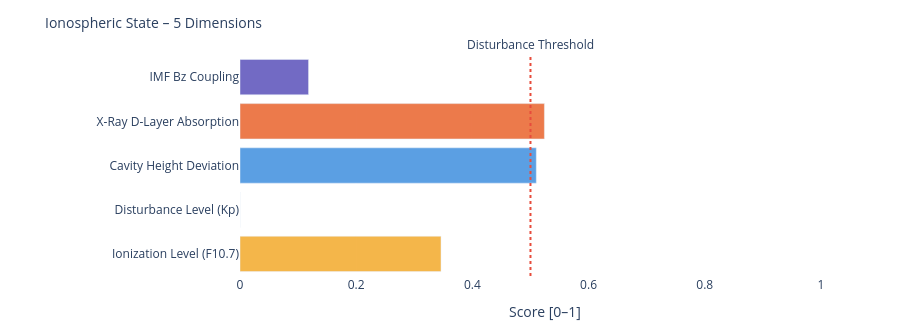

Notebook code cell kept with this figure:
### Markdown cell above
---
### 📐 Systemic Insight: Geometric Cavity vs. Real Schumann Resonance

**Relevant for:** Layer 6 = delta analysis &nbsp;|&nbsp; Layer 7 = feature vector / system interpretation

A cavity height change from 80 km to 70 km shifts the **idealized geometric frequencies** only minimally:

| Modus | Aktuell | Referenz | Δ |
|-------|---------|----------|---|
| SR-1 | 10.4762 Hz | 10.4599 Hz | +16 mHz |
| SR-2 | 18.1452 Hz | 18.1171 Hz | +28 mHz |
| SR-3 | 25.6612 Hz | 25.6215 Hz | +40 mHz |
| SR-4 | 33.1285 Hz | 33.0772 Hz | +51 mHz |

The geometric effect is limited because 10 km is very small compared to Earth's radius (~6371 km).

**Consequence:** Real Schumann deviations are likely driven more strongly by **conductivity, damping, day/night structure, lightning distribution and source geometry** than by pure cavity height.

---

**Layer 6 compares:**
```
geometric Δ from Layer 4  vs.  observed Δ from real Schumann measurement data
```

**Layer 7 Feature:**
```
If real Δ >> geometric Δ  →  non-geometric factors dominant
```

### Code cell
# ============================================================
# IONOSPHERIC STATE – Summary gauge
# Five dimensions: ionization, disturbance, cavity height, X-Ray, Bz coupling
# ============================================================

def norm(v, lo, hi):
    if v is None: return None
    return round(max(0.0, min(1.0, (v - lo) / (hi - lo))), 3)

# Ionization level (F10.7 → F2-Layer)
ioniz = norm(f107_val, 60, 250)

# Disturbance level (Kp → E/F-Layer irregularities)
disturb = norm(kp_val, 0, 9)

# Cavity height deviation from reference (80 km)
h_dev = norm(abs(h_eff - 80), 0, 20)

# X-Ray ionization (D-Layer absorption)
xray_ioniz = None
if xray_now is not None:
    xray_ioniz = norm(math.log10(max(xray_now, 1e-9)) + 9, 0, 5)

# Bz coupling (southward Bz → stronger magnetosphere-ionosphere coupling)
bz_coupling = norm(-(bz_now or 0), -5, 30) if bz_now is not None else None

dims = [
    ('Ionization Level (F10.7)',    ioniz,      '#F2A623'),
    ('Disturbance Level (Kp)',      disturb,    '#7F77DD'),
    ('Cavity Height Deviation',     h_dev,      '#378ADD'),
    ('X-Ray D-Layer Absorption',    xray_ioniz, '#E85D24'),
    ('IMF Bz Coupling',             bz_coupling,'#534AB7'),
]

fig = go.Figure()
for name, val, col in dims:
    if val is not None:
        h = int(val * 20)
        bar = '█' * h + '░' * (20 - h)
        label = f'{name}:  {bar}  {val:.3f}'
    else:
        label = f'{name}:  {"─" * 20}  n/a'
    fig.add_trace(go.Bar(
        x=[val if val is not None else 0],
        y=[name],
        orientation='h',
        marker_color=col, opacity=0.82,
        showlegend=False
    ))

fig.add_vline(x=0.5, line_dash='dot', line_color='#e74c3c',
              annotation_text='Disturbance Threshold', annotation_position='top')
fig.update_layout(
    title=dict(text='Ionospheric State – 5 Dimensions', font=dict(size=14)),
    xaxis=dict(title='Score [0–1]', range=[0, 1.05]),
    height=330, plot_bgcolor='rgba(0,0,0,0)', paper_bgcolor='rgba(0,0,0,0)',
    margin=dict(l=240, r=50, t=55, b=40)
)
fig.show()

print(f'\nIonospheric state:')
for name, val, _ in dims:
    print(f'  {name:<35} {val:.3f}' if val is not None else f'  {name:<35} n/a')

### Figure 1 — Plotly figure (JSON) as saved in the notebook; plotly's stock layout.template omitted (floating-point values rounded to 4 significant figures)
{"data": [{"marker": {"color": "#F2A623"}, "opacity": 0.82, "orientation": "h", "showlegend": false, "type": "bar", "x": [0.346], "y": ["Ionization Level (F10.7)"]}, {"marker": {"color": "#7F77DD"}, "opacity": 0.82, "orientation": "h", "showlegend": false, "type": "bar", "x": [0.0], "y": ["Disturbance Level (Kp)"]}, {"marker": {"color": "#378ADD"}, "opacity": 0.82, "orientation": "h", "showlegend": false, "type": "bar", "x": [0.51], "y": ["Cavity Height Deviation"]}, {"marker": {"color": "#E85D24"}, "opacity": 0.82, "orientation": "h", "showlegend": false, "type": "bar", "x": [0.524], "y": ["X-Ray D-Layer Absorption"]}, {"marker": {"color": "#534AB7"}, "opacity": 0.82, "orientation": "h", "showlegend": false, "type": "bar", "x": [0.118], "y": ["IMF Bz Coupling"]}], "layout": {"annotations": [{"showarrow": false, "text": "Disturbance Threshold", "x": 0.5, "xanchor": "center", "xref": "x", "y": 1, "yanchor": "bottom", "yref": "y domain"}], "height": 330, "margin": {"b": 40, "l": 240, "r": 50, "t": 55}, "paper_bgcolor": "rgba(0,0,0,0)", "plot_bgcolor": "rgba(0,0,0,0)", "shapes": [{"line": {"color": "#e74c3c", "dash": "dot"}, "type": "line", "x0": 0.5, "x1": 0.5, "xref": "x", "y0": 0, "y1": 1, "yref": "y domain"}], "title": {"font": {"size": 14}, "text": "Ionospheric State – 5 Dimensions"}, "xaxis": {"range": [0, 1.05], "title": {"text": "Score [0–1]"}}}}
